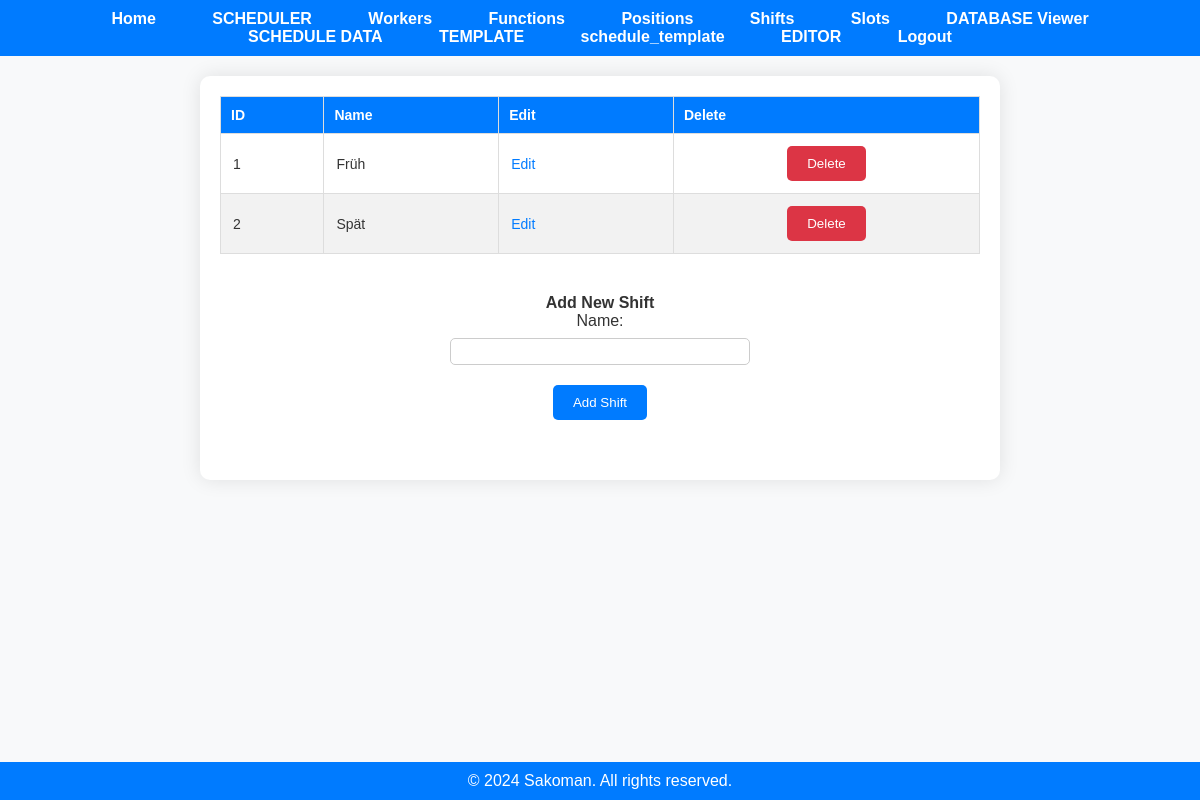
The page /shifts (signed in) on the database as committed earlier.
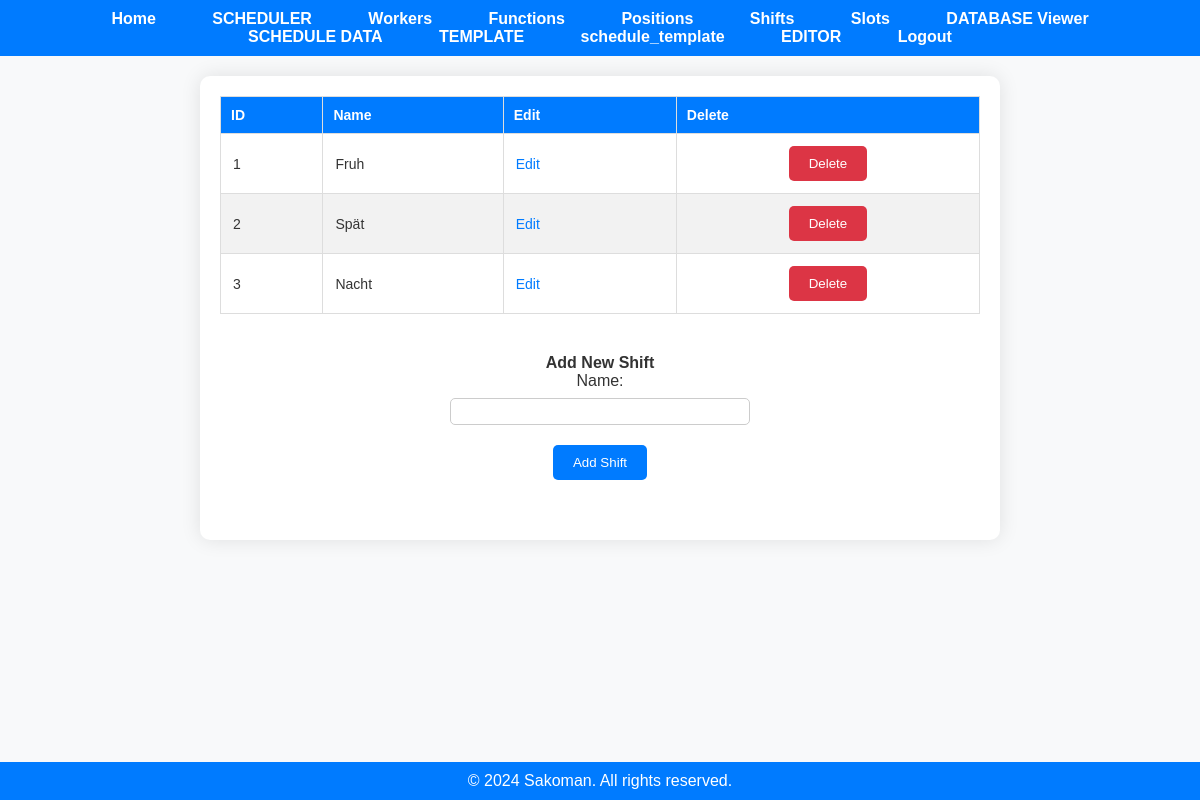
The same page on the database as committed later.
### app.py (models this page shows)
class Shift(db.Model):
    shift_id = db.Column(db.Integer, primary_key=True)
    user_id = db.Column(db.Integer, nullable=False)
    name = db.Column(db.String(50), nullable=False)

### app.py (the view)
@app.route('/shifts')
@employer_required
def display_shifts():
    if 'user_id' not in session:
        flash('You must be logged in to view this page.', 'error')
        return redirect(url_for('login'))
    user_id = session['user_id']
    shifts = fetch_all(user_id, 'Shift')
    return render_template('shifts.html', shifts=shifts)

### app.py (called while the page is built)
@login_manager.user_loader
def load_user(user_id):
    return User.query.get(int(user_id))

def employer_required(func):
    @wraps(func)
    def decorated_function(*args, **kwargs):
        if not current_user.is_authenticated:
            flash('You must be logged in to view this page.', 'error')
            return redirect(url_for('login'))
        if current_user.role != 'employer':
            flash('You do not have permission to view this page.', 'error')
            return redirect('/')
        return func(*args, **kwargs)
    return decorated_function

def fetch_all(user_id, table_name):
    if table_name not in ['Worker', 'Function', 'Position', 'Shift', 'Slot', 'Year_Days', 'Schedule']:
        return None
    table_class = globals()[table_name]
    items = table_class.query.filter_by(user_id=user_id).all()
    return items

### templates/shifts.html (shortened to what this page needs)
<!DOCTYPE html>
<html lang="en">
<head>
    <link rel="stylesheet" href="{{ url_for('static', filename='styles.css') }}">
</head>
<body>
    {% include 'navbar.html' %}
    <div class="container">
        <div class="existing-items-section">
            {% if shifts %}
                <table class="data-table">
                    <thead>
                        <tr>
                            <th>ID</th>
                            <th>Name</th>
                            <th>Edit</th>
                            <th>Delete</th>
                        </tr>
                    </thead>
                    <tbody>
                        {% for shift in shifts %}
                            <tr>
                                <td>{{ shift.shift_id }}</td>
                                <td>{{ shift.name }}</td>
                                <td>
                                    <a href="/edit/{{ table_name }}/{{ shift.shift_id }}" class="action-link">Edit</a>
                                </td>
                                <td>
                                    <form action="/delete/{{ table_name }}/{{ shift.shift_id }}" method="post">
                                        <button type="submit" class="delete-button">Delete</button>
                                    </form>
                                </td>
                            </tr>
                        {% endfor %}
                    </tbody>
                </table>
            {% else %}
                <p>No shifts available.</p>
            {% endif %}
        </div>
        <div class="add-item-section">
            <h2>Add New Shift</h2>
            <form action="/add/shift" method="post" class="add-form">
                <label for="name">Name:</label>
                <input type="text" id="name" name="name">
                <button type="submit" class="add-button">Add Shift</button>
            </form>
        </div>
    </div>
    <div class="footer">
        &copy; 2024 Sakoman. All rights reserved.
    </div>
</body>
</html>

Rows that differ between the two databases and show on the page:
changed Shift id 1: name "Früh" → "Fruh"
added Shift: shift_id "3", name "Nacht"
